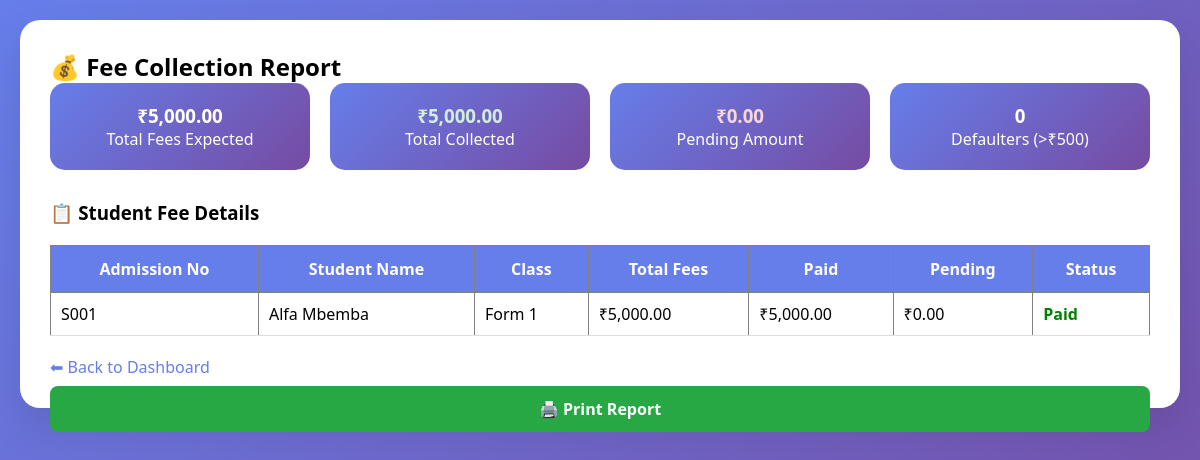
The page /admin_view_fees_report.php (signed in) on the database its author committed.
### tables this page shows
CREATE TABLE `students` (
  `id` int(11) NOT NULL,
  `admission_no` varchar(20) DEFAULT NULL,
  `full_name` varchar(100) DEFAULT NULL,
  `class` varchar(20) DEFAULT NULL,
  `parent_phone` varchar(15) DEFAULT NULL,
  `address` text DEFAULT NULL,
  `fee_paid` decimal(10,2) DEFAULT 0.00,
  `total_fees` decimal(10,2) DEFAULT 5000.00,
  `registered_date` timestamp NOT NULL DEFAULT current_timestamp()
);

### admin_view_fees_report.php (the view, shortened to what this page needs)
<?php
include 'config.php';
?>
<!DOCTYPE html>
<html>
<head>
    <link rel="stylesheet" href="style.css">
</head>
<body>
<div class="container">
    <h2>💰 Fee Collection Report</h2>
    <?php
    $total_fees = $conn->query("SELECT SUM(total_fees) as total FROM students")->fetch_assoc();
    $total_collected = $conn->query("SELECT SUM(fee_paid) as collected FROM students")->fetch_assoc();
    $total_pending = $total_fees['total'] - $total_collected['collected'];
    $defaulters = $conn->query("SELECT COUNT(*) as count FROM students WHERE total_fees - fee_paid > 500")->fetch_assoc();
    ?>
    <div class="summary-grid">
        <div class="summary-card">
            <h3>₹<?= number_format($total_fees['total'], 2) ?></h3>
            <p>Total Fees Expected</p>
        </div>
        <div class="summary-card">
            <h3 style="color:#d4edda;">₹<?= number_format($total_collected['collected'], 2) ?></h3>
            <p>Total Collected</p>
        </div>
        <div class="summary-card">
            <h3 style="color:#f8d7da;">₹<?= number_format($total_pending, 2) ?></h3>
            <p>Pending Amount</p>
        </div>
        <div class="summary-card">
            <h3><?= $defaulters['count'] ?></h3>
            <p>Defaulters (>₹500)</p>
        </div>
    </div>
    <h3>📋 Student Fee Details</h3>
    <table border="1" cellpadding="10" width="100%">
        <thead>
            <tr style="background:#667eea; color:white;">
                <th>Admission No</th>
                <th>Student Name</th>
                <th>Class</th>
                <th>Total Fees</th>
                <th>Paid</th>
                <th>Pending</th>
                <th>Status</th>
            </tr>
        </thead>
        <tbody>
            <?php
            $students = $conn->query("SELECT * FROM students ORDER BY class, full_name");
            while($student = $students->fetch_assoc()):
                $pending = $student['total_fees'] - $student['fee_paid'];
                $status = $pending <= 0 ? 'Paid' : ($pending < 1000 ? 'Partial' : 'Pending');
                $status_color = $pending <= 0 ? 'green' : ($pending < 1000 ? 'orange' : 'red');
            ?>
                <tr>
                    <td><?= $student['admission_no'] ?></td>
                    <td><?= $student['full_name'] ?></td>
                    <td><?= $student['class'] ?></td>
                    <td>₹<?= number_format($student['total_fees'], 2) ?></td>
                    <td>₹<?= number_format($student['fee_paid'], 2) ?></td>
                    <td>₹<?= number_format($pending, 2) ?></td>
                    <td style="color: <?= $status_color ?>; font-weight: bold;"><?= $status ?></td>
                </tr>
            <?php endwhile; ?>
        </tbody>
    </table>
    <div style="margin-top: 20px;">
        <a href="index.php">⬅ Back to Dashboard</a>
        <button onclick="window.print()" style="float:right; background:#28a745;">🖨️ Print Report</button>
    </div>
</div>
</body>
</html>

### style.css (style rules this page uses)
* { margin: 0; padding: 0; box-sizing: border-box; font-family: 'Segoe UI', Tahoma, Geneva, Verdana, sans-serif; }
body { background: linear-gradient(135deg, #667eea 0%, #764ba2 100%); min-height: 100vh; padding: 20px; }
.container { max-width: 1200px; margin: auto; background: white; border-radius: 20px; padding: 30px; box-shadow: 0 20px 40px rgba(0,0,0,0.1); }
input, select, textarea, button { width: 100%; padding: 12px; margin: 8px 0; border: 1px solid #ddd; border-radius: 8px; font-size: 16px; }
button { background: #667eea; color: white; border: none; cursor: pointer; font-weight: bold; }
table { width: 100%; border-collapse: collapse; margin: 20px 0; }
th { background: #667eea; color: white; padding: 12px; }
td { padding: 10px; border-bottom: 1px solid #ddd; }
a { color: #667eea; text-decoration: none; }

### admin_view_fees_report.php (style rules this page uses)
.summary-card { background: linear-gradient(135deg, #667eea 0%, #764ba2 100%); color: white; padding: 20px; border-radius: 15px; text-align: center; }
.summary-grid { display: grid; grid-template-columns: repeat(4, 1fr); gap: 20px; margin-bottom: 30px; }

### rows shown on the page
students: admission_no "S001", full_name "Alfa Mbemba", class "Form 1", total_fees "5,000.00", fee_paid "5,000.00", pending "0.00", status "Paid"

### other values the page prints
$total_fees['total'] "5,000.00"
$total_collected['collected'] "5,000.00"
$total_pending "0.00"
$defaulters['count'] "0"
